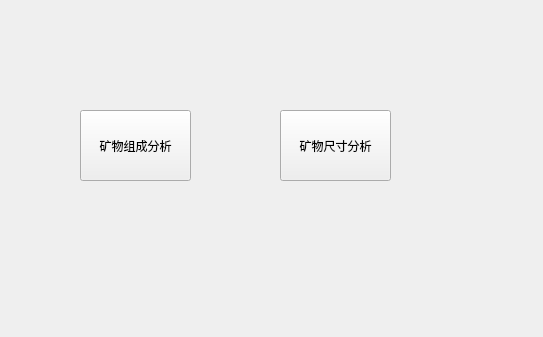
<?xml version="1.0" encoding="UTF-8"?>
<ui version="4.0">
 <class>Form</class>
 <widget class="QWidget" name="Form">
  <property name="geometry">
   <rect>
    <x>0</x>
    <y>0</y>
    <width>543</width>
    <height>337</height>
   </rect>
  </property>
  <property name="windowTitle">
   <string>Form</string>
  </property>
  <widget class="QPushButton" name="step2">
   <property name="geometry">
    <rect>
     <x>80</x>
     <y>110</y>
     <width>111</width>
     <height>71</height>
    </rect>
   </property>
   <property name="text">
    <string>矿物组成分析</string>
   </property>
  </widget>
  <widget class="QPushButton" name="step3">
   <property name="geometry">
    <rect>
     <x>280</x>
     <y>110</y>
     <width>111</width>
     <height>71</height>
    </rect>
   </property>
   <property name="text">
    <string>矿物尺寸分析</string>
   </property>
  </widget>
 </widget>
 <resources/>
 <connections/>
</ui>
